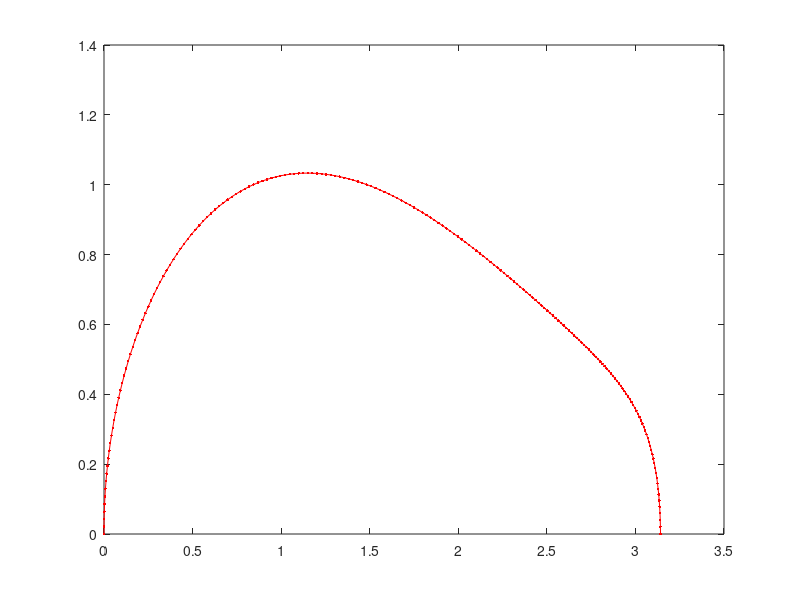

This figure's MATLAB source: (Note: this script raises an error after producing the figure.)
function SLQ_MPC
close all
clear all
%  Given system dynamics

% set parameters
% 1. load target trajectory generated from dircol
load('data_for_Q4.mat');
dt=0.025; 
x_des=[theta' theta_dot'];
u_des=2*optimal;
plot(x_des(:,1),x_des(:,2),'r.-');
hold all

n_steps=numel(optimal); %% total number of timesteps through which the system is tracked

% 2. Set MPC params
n_sim=3; % roll out current strategy through so many steps through time
x_start= x_des(1,:);
x_start=[0.5 0.0];%x_start=x0; % this is where we start from. Should be in the neighborhood of 
% start point of the known optimal path. So that the lqr can attract it to
% the start of the optimal trajectory
x_goal=[pi,0];
iter=0; % required to keep track of time horizon
Q_lqr= 1500.*eye(2);
Q_slq=1500.*eye(2);
R_lqr=1; 
R_slq=1;
% these 2 parameters will be used for the LRQ ricatti stuff

x_goal=[pi,0]; % always fixed for the goal state
% begin MPC loop
%  [u_slq]= SLQ_solve(x_des,u_des,x_start,Q_slq,R_slq,100.*eye(2),[1:1:200],[2 2],dt); % to see if slq works
%  hold all
%  pause
% intermediate_counter
while (1) % we will run this until finished
    [At,Bt] = lin_dynamics(x_start);% linear dynamics at start point of the known optimal path
    [K,~,~] = lqr(At,Bt,Q_lqr,R_lqr);
    t_left=n_steps-(iter+n_sim);
    iter=iter+1;
    if t_left>=n_sim
        t_vec=[iter:1:iter+n_sim];
    else
%         intermediate_counter=intermediate_counter+1;
        t_vec=[iter:1:n_steps]
        pause
    end
t_left
%   we need to initialize the SLQ with x_start and the inf horizon gains from LQR    
    [At,Bt] = lin_dynamics(x_des(t_vec(end),:));
    [~,Q_f_SLQ,~] = lqr(At,Bt,Q_lqr,R_lqr); % the final cost from ricatti
    
    [u_slq]= SLQ_solve(x_des,u_des,x_start,Q_slq,R_slq,Q_f_SLQ,t_vec,K,dt);
%     figure(2)
%     plot(u_slq)
%     send control to forward rollout
    u_size=length(u_slq);
    if u_size>= n_sim
%         pause
        u_rollout=u_slq(1:n_sim);
    else
        disp('error!!')
        u_rollout=u_slq;
    end
    
%    u_rollout
    [Sim_x]=simulate_dynamics(u_rollout(1),x_start,dt);
    x_start=Sim_x(end,:);
    size(Sim_x)
    plot(Sim_x(:,1),Sim_x(:,2),'g.-');
    hold all
    
pause
    if numel(t_vec) <=1 % no more time steps left
        disp('Finished');
        return
    end
end

end

function [At,Bt] = lin_dynamics(x)
% m=system_physical_dynamics(1);
% l=system_physical_dynamics(2);
% g=system_physical_dynamics(3);
% b=system_physical_dynamics(4);

m=1;l=1;g=1;b=1;
At= [0 1; -g/l*cos(x(1)) -b];
Bt=[0; 1];

end

function [Sim_x]=simulate_dynamics(u_in, x_0,dt)
% simulate the dunamics for the damped simple pendulum
n_steps=length(u_in);

Sim_x=zeros(n_steps,2); % as we have 2 states here
Sim_x(1,:)=x_0;
for i=1:n_steps
    Sim_x(i+1,:)=f(Sim_x(i,:),u_in(i))'.*dt +Sim_x(i,:);
%             Sim_x(i+1,1)=wrapTo2Pi(Sim_x(i+1,1));
end

end
function x_dot = f(x,u)
% m=system_physical_dynamics(1);
% l=system_physical_dynamics(2);
% g=system_physical_dynamics(3);
% b=system_physical_dynamics(4);

m=1;l=1;g=1;b=1;
% % At= [0 1; -g/l*cos(x(1)) -b];
% % Bt=[0 1];
x_dot=[x(2);-g*sin(x(1))/l - b*x(2)/(m*l*l) + u/(m*l^2)];
end